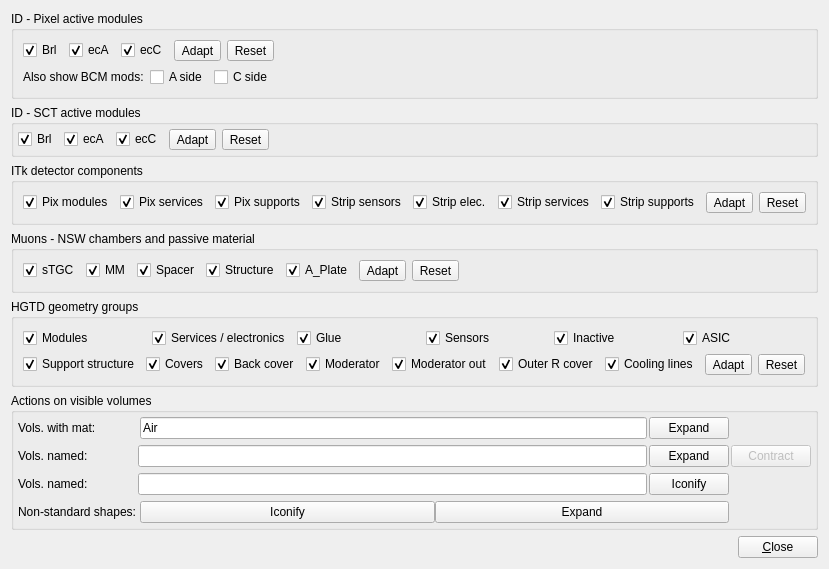
<?xml version="1.0" encoding="UTF-8"?>
<ui version="4.0">
 <class>GeoSysSettingsMiscForm</class>
 <widget class="QWidget" name="GeoSysSettingsMiscForm">
  <property name="geometry">
   <rect>
    <x>0</x>
    <y>0</y>
    <width>546</width>
    <height>456</height>
   </rect>
  </property>
  <property name="windowTitle">
   <string>Form</string>
  </property>
  <layout class="QVBoxLayout" name="verticalLayout_2">
   <item>
    <widget class="QGroupBox" name="groupBox_pixelactivemodules">
     <property name="title">
      <string>ID - Pixel active modules</string>
     </property>
     <layout class="QHBoxLayout" name="horizontalLayout_3">
      <item>
       <layout class="QVBoxLayout" name="verticalLayout">
        <item>
         <layout class="QHBoxLayout" name="_2">
          <item>
           <widget class="QCheckBox" name="checkBox_pixelmod_barrel">
            <property name="text">
             <string>Brl</string>
            </property>
            <property name="checked">
             <bool>true</bool>
            </property>
           </widget>
          </item>
          <item>
           <widget class="QCheckBox" name="checkBox_pixelmod_endcapA">
            <property name="text">
             <string>ecA</string>
            </property>
            <property name="checked">
             <bool>true</bool>
            </property>
           </widget>
          </item>
          <item>
           <widget class="QCheckBox" name="checkBox_pixelmod_endcapC">
            <property name="text">
             <string>ecC</string>
            </property>
            <property name="checked">
             <bool>true</bool>
            </property>
           </widget>
          </item>
          <item>
           <widget class="QToolButton" name="toolButton_pixelmod_adapt">
            <property name="text">
             <string>Adapt</string>
            </property>
           </widget>
          </item>
          <item>
           <widget class="QToolButton" name="toolButton_pixelmod_reset">
            <property name="text">
             <string>Reset</string>
            </property>
           </widget>
          </item>
          <item>
           <spacer name="horizontalSpacer">
            <property name="orientation">
             <enum>Qt::Horizontal</enum>
            </property>
            <property name="sizeHint" stdset="0">
             <size>
              <width>40</width>
              <height>20</height>
             </size>
            </property>
           </spacer>
          </item>
         </layout>
        </item>
        <item>
         <layout class="QHBoxLayout" name="horizontalLayout_2">
          <item>
           <widget class="QLabel" name="label_bcmmods">
            <property name="text">
             <string>Also show BCM mods:</string>
            </property>
           </widget>
          </item>
          <item>
           <widget class="QCheckBox" name="checkBox_bcmMod_Aside">
            <property name="text">
             <string>A side</string>
            </property>
           </widget>
          </item>
          <item>
           <widget class="QCheckBox" name="checkBox_bcmMod_Cside">
            <property name="text">
             <string>C side</string>
            </property>
           </widget>
          </item>
          <item>
           <spacer name="horizontalSpacer_2">
            <property name="orientation">
             <enum>Qt::Horizontal</enum>
            </property>
            <property name="sizeHint" stdset="0">
             <size>
              <width>40</width>
              <height>1</height>
             </size>
            </property>
           </spacer>
          </item>
         </layout>
        </item>
       </layout>
      </item>
      <item>
       <spacer>
        <property name="orientation">
         <enum>Qt::Horizontal</enum>
        </property>
        <property name="sizeHint" stdset="0">
         <size>
          <width>1</width>
          <height>20</height>
         </size>
        </property>
       </spacer>
      </item>
     </layout>
    </widget>
   </item>
   <item>
    <widget class="QGroupBox" name="groupBox_sctactivemodules">
     <property name="title">
      <string>ID - SCT active modules</string>
     </property>
     <layout class="QHBoxLayout" name="_3">
      <property name="leftMargin">
       <number>4</number>
      </property>
      <property name="topMargin">
       <number>4</number>
      </property>
      <property name="rightMargin">
       <number>4</number>
      </property>
      <property name="bottomMargin">
       <number>4</number>
      </property>
      <item>
       <layout class="QHBoxLayout" name="_4">
        <item>
         <widget class="QCheckBox" name="checkBox_sctmod_barrel">
          <property name="text">
           <string>Brl</string>
          </property>
          <property name="checked">
           <bool>true</bool>
          </property>
         </widget>
        </item>
        <item>
         <widget class="QCheckBox" name="checkBox_sctmod_endcapA">
          <property name="text">
           <string>ecA</string>
          </property>
          <property name="checked">
           <bool>true</bool>
          </property>
         </widget>
        </item>
        <item>
         <widget class="QCheckBox" name="checkBox_sctmod_endcapC">
          <property name="text">
           <string>ecC</string>
          </property>
          <property name="checked">
           <bool>true</bool>
          </property>
         </widget>
        </item>
        <item>
         <widget class="QToolButton" name="toolButton_sctmod_adapt">
          <property name="text">
           <string>Adapt</string>
          </property>
         </widget>
        </item>
        <item>
         <widget class="QToolButton" name="toolButton_sctmod_reset">
          <property name="text">
           <string>Reset</string>
          </property>
         </widget>
        </item>
       </layout>
      </item>
      <item>
       <spacer>
        <property name="orientation">
         <enum>Qt::Horizontal</enum>
        </property>
        <property name="sizeHint" stdset="0">
         <size>
          <width>1</width>
          <height>20</height>
         </size>
        </property>
       </spacer>
      </item>
     </layout>
   </widget>
  </item>
  <item>
   <widget class="QGroupBox" name="groupBox_show_ITk_components">
    <property name="title">
     <string>ITk detector components</string>
    </property>
    <layout class="QHBoxLayout" name="horizontalLayout_7">
     <item>
      <layout class="QHBoxLayout" name="horizontalLayout_6">
       <item>
        <widget class="QCheckBox" name="checkBox_ITk_Pixel_Modules">
         <property name="toolTip">
          <string>Show ITk Pixel sensors, chips, and module-level material</string>
         </property>
         <property name="text">
          <string>Pix modules</string>
         </property>
         <property name="checked">
          <bool>true</bool>
         </property>
        </widget>
       </item>
       <item>
        <widget class="QCheckBox" name="checkBox_ITk_Pixel_Services">
         <property name="toolTip">
          <string>Show ITk Pixel services and cooling</string>
         </property>
         <property name="text">
          <string>Pix services</string>
         </property>
         <property name="checked">
          <bool>true</bool>
         </property>
        </widget>
       </item>
       <item>
        <widget class="QCheckBox" name="checkBox_ITk_Pixel_Supports">
         <property name="toolTip">
          <string>Show ITk Pixel support structures</string>
         </property>
         <property name="text">
          <string>Pix supports</string>
         </property>
         <property name="checked">
          <bool>true</bool>
         </property>
        </widget>
       </item>
       <item>
        <widget class="QCheckBox" name="checkBox_ITk_Strip_Sensors">
         <property name="toolTip">
          <string>Show ITk Strip sensors</string>
         </property>
         <property name="text">
          <string>Strip sensors</string>
         </property>
         <property name="checked">
          <bool>true</bool>
         </property>
        </widget>
       </item>
       <item>
        <widget class="QCheckBox" name="checkBox_ITk_Strip_Electronics">
         <property name="toolTip">
          <string>Show ITk Strip hybrids, DCDC components, and bus material</string>
         </property>
         <property name="text">
          <string>Strip elec.</string>
         </property>
         <property name="checked">
          <bool>true</bool>
         </property>
        </widget>
       </item>
       <item>
        <widget class="QCheckBox" name="checkBox_ITk_Strip_Services">
         <property name="toolTip">
          <string>Show ITk Strip services</string>
         </property>
         <property name="text">
          <string>Strip services</string>
         </property>
         <property name="checked">
          <bool>true</bool>
         </property>
        </widget>
       </item>
       <item>
        <widget class="QCheckBox" name="checkBox_ITk_Strip_Supports">
         <property name="toolTip">
          <string>Show ITk Strip support structures</string>
         </property>
         <property name="text">
          <string>Strip supports</string>
         </property>
         <property name="checked">
          <bool>true</bool>
         </property>
        </widget>
       </item>
       <item>
        <widget class="QToolButton" name="toolButton_itkcomponents_adapt">
         <property name="text">
          <string>Adapt</string>
         </property>
        </widget>
       </item>
       <item>
        <widget class="QToolButton" name="toolButton_itkcomponents_reset">
         <property name="text">
          <string>Reset</string>
         </property>
        </widget>
       </item>
       <item>
        <spacer name="horizontalSpacer_4">
         <property name="orientation">
          <enum>Qt::Horizontal</enum>
         </property>
         <property name="sizeHint" stdset="0">
          <size>
           <width>40</width>
           <height>20</height>
          </size>
         </property>
        </spacer>
       </item>
      </layout>
     </item>
    </layout>
   </widget>
  </item>
  <item>
   <widget class="QGroupBox" name="groupBox_show_NSW_chambers">
     <property name="title">
      <string>Muons - NSW chambers and passive material</string>
     </property>
     <layout class="QHBoxLayout" name="horizontalLayout_5">
      <item>
       <layout class="QHBoxLayout" name="horizontalLayout_4">
        <item>
         <widget class="QCheckBox" name="checkBox_NSW_sTGC">
          <property name="toolTip">
           <string>Show the NSW sTGC chambers</string>
          </property>
          <property name="text">
           <string>sTGC</string>
          </property>
          <property name="checked">
           <bool>true</bool>
          </property>
         </widget>
        </item>
        <item>
         <widget class="QCheckBox" name="checkBox_NSW_MM">
          <property name="toolTip">
           <string>Show the NSW MicroMegas chambers</string>
          </property>
          <property name="text">
           <string>MM</string>
          </property>
          <property name="checked">
           <bool>true</bool>
          </property>
         </widget>
        </item>
        <item>
         <widget class="QCheckBox" name="checkBox_NSW_Passive_Spacer">
          <property name="text">
           <string>Spacer</string>
          </property>
          <property name="checked">
           <bool>true</bool>
          </property>
         </widget>
        </item>
        <item>
         <widget class="QCheckBox" name="checkBox_NSW_Passive_Structure">
          <property name="text">
           <string>Structure</string>
          </property>
          <property name="checked">
           <bool>true</bool>
          </property>
         </widget>
        </item>
        <item>
         <widget class="QCheckBox" name="checkBox_NSW_Passive_APlate">
          <property name="text">
           <string>A_Plate</string>
          </property>
          <property name="checked">
           <bool>true</bool>
          </property>
         </widget>
        </item>
        <item>
         <widget class="QToolButton" name="toolButton_nswchambers_adapt">
          <property name="text">
           <string>Adapt</string>
          </property>
         </widget>
        </item>
        <item>
         <widget class="QToolButton" name="toolButton_nswchambers_reset">
          <property name="text">
           <string>Reset</string>
          </property>
         </widget>
        </item>
        <item>
         <spacer name="horizontalSpacer_3">
          <property name="orientation">
           <enum>Qt::Horizontal</enum>
          </property>
          <property name="sizeHint" stdset="0">
           <size>
            <width>40</width>
            <height>20</height>
           </size>
          </property>
         </spacer>
        </item>
       </layout>
      </item>
     </layout>
    </widget>
   </item>
   <item>
    <widget class="QGroupBox" name="groupBox_show_HGTD">
     <property name="title">
      <string>HGTD geometry groups</string>
     </property>
     <layout class="QHBoxLayout" name="horizontalLayout_7a">
      <item>
       <layout class="QVBoxLayout" name="verticalLayout_HGTD">
        <item>
         <layout class="QHBoxLayout" name="horizontalLayout_6a">
        <item>
         <widget class="QCheckBox" name="checkBox_HGTD_Flex">
          <property name="toolTip">
           <string>Show HGTD module components: sensors, inactive LGAD, ASIC, hybrid, flex and glue volumes</string>
          </property>
          <property name="text">
           <string>Modules</string>
          </property>
          <property name="checked">
           <bool>true</bool>
          </property>
         </widget>
        </item>
        <item>
         <widget class="QCheckBox" name="checkBox_HGTD_Hybrid">
          <property name="toolTip">
           <string>Show HGTD services and electronics volumes</string>
          </property>
          <property name="text">
           <string>Services / electronics</string>
          </property>
          <property name="checked">
           <bool>true</bool>
          </property>
         </widget>
        </item>
        <item>
         <widget class="QCheckBox" name="checkBox_HGTD_Glue">
          <property name="visible">
           <bool>false</bool>
          </property>
          <property name="toolTip">
           <string>Show HGTD glue volumes</string>
          </property>
          <property name="text">
           <string>Glue</string>
          </property>
          <property name="checked">
           <bool>true</bool>
          </property>
         </widget>
        </item>
        <item>
         <widget class="QCheckBox" name="checkBox_HGTD_Sensors">
          <property name="visible">
           <bool>false</bool>
          </property>
          <property name="toolTip">
           <string>Show HGTD silicon sensor volumes</string>
          </property>
          <property name="text">
           <string>Sensors</string>
          </property>
          <property name="checked">
           <bool>true</bool>
          </property>
         </widget>
        </item>
        <item>
         <widget class="QCheckBox" name="checkBox_HGTD_Inactive">
          <property name="visible">
           <bool>false</bool>
          </property>
          <property name="toolTip">
           <string>Show HGTD inactive LGAD volumes</string>
          </property>
          <property name="text">
           <string>Inactive</string>
          </property>
          <property name="checked">
           <bool>true</bool>
          </property>
         </widget>
        </item>
        <item>
         <widget class="QCheckBox" name="checkBox_HGTD_ASIC">
          <property name="visible">
           <bool>false</bool>
          </property>
          <property name="toolTip">
           <string>Show HGTD ASIC volumes</string>
          </property>
          <property name="text">
           <string>ASIC</string>
          </property>
          <property name="checked">
           <bool>true</bool>
          </property>
         </widget>
        </item>
         </layout>
        </item>
        <item>
         <layout class="QHBoxLayout" name="horizontalLayout_HGTD_2">
        <item>
         <widget class="QCheckBox" name="checkBox_HGTD_SupportPlate">
          <property name="toolTip">
           <string>Show HGTD support structure volumes</string>
          </property>
          <property name="text">
           <string>Support structure</string>
          </property>
          <property name="checked">
           <bool>true</bool>
          </property>
         </widget>
        </item>
        <item>
         <widget class="QCheckBox" name="checkBox_HGTD_FrontCover">
          <property name="toolTip">
           <string>Show HGTD cover volumes</string>
          </property>
          <property name="text">
           <string>Covers</string>
          </property>
          <property name="checked">
           <bool>true</bool>
          </property>
         </widget>
        </item>
        <item>
         <widget class="QCheckBox" name="checkBox_HGTD_BackCover">
          <property name="visible">
           <bool>false</bool>
          </property>
          <property name="toolTip">
           <string>Show HGTD back cover volumes</string>
          </property>
          <property name="text">
           <string>Back cover</string>
          </property>
          <property name="checked">
           <bool>true</bool>
          </property>
         </widget>
        </item>
        <item>
         <widget class="QCheckBox" name="checkBox_HGTD_ModeratorIn">
          <property name="toolTip">
           <string>Show HGTD moderator volumes</string>
          </property>
          <property name="text">
           <string>Moderator</string>
          </property>
          <property name="checked">
           <bool>true</bool>
          </property>
         </widget>
        </item>
        <item>
         <widget class="QCheckBox" name="checkBox_HGTD_ModeratorOut">
          <property name="visible">
           <bool>false</bool>
          </property>
          <property name="toolTip">
           <string>Show HGTD outer moderator volumes</string>
          </property>
          <property name="text">
           <string>Moderator out</string>
          </property>
          <property name="checked">
           <bool>true</bool>
          </property>
         </widget>
        </item>
        <item>
         <widget class="QCheckBox" name="checkBox_HGTD_OuterRCover">
          <property name="visible">
           <bool>false</bool>
          </property>
          <property name="toolTip">
           <string>Show HGTD outer-radius cover volumes</string>
          </property>
          <property name="text">
           <string>Outer R cover</string>
          </property>
          <property name="checked">
           <bool>true</bool>
          </property>
         </widget>
        </item>
        <item>
         <widget class="QCheckBox" name="checkBox_HGTD_CoolingLines">
          <property name="toolTip">
           <string>Show HGTD peripheral cooling lines</string>
          </property>
          <property name="text">
           <string>Cooling lines</string>
          </property>
          <property name="checked">
           <bool>true</bool>
          </property>
         </widget>
        </item>
        <item>
         <widget class="QToolButton" name="toolButton_hgtd_adapt">
          <property name="text">
           <string>Adapt</string>
          </property>
         </widget>
        </item>
        <item>
         <widget class="QToolButton" name="toolButton_hgtd_reset">
          <property name="text">
           <string>Reset</string>
          </property>
         </widget>
        </item>
        <item>
         <spacer name="horizontalSpacer_4a">
          <property name="orientation">
           <enum>Qt::Horizontal</enum>
          </property>
          <property name="sizeHint" stdset="0">
           <size>
            <width>40</width>
            <height>20</height>
           </size>
          </property>
         </spacer>
        </item>
         </layout>
        </item>
       </layout>
      </item>
     </layout>
    </widget>
   </item>
   <item>
    <widget class="QGroupBox" name="groupBox">
     <property name="title">
      <string>Actions on visible volumes</string>
     </property>
     <layout class="QGridLayout" name="_5">
      <property name="leftMargin">
       <number>4</number>
      </property>
      <property name="topMargin">
       <number>4</number>
      </property>
      <property name="rightMargin">
       <number>4</number>
      </property>
      <property name="bottomMargin">
       <number>4</number>
      </property>
      <property name="horizontalSpacing">
       <number>2</number>
      </property>
      <item row="3" column="0">
       <widget class="QLabel" name="label">
        <property name="toolTip">
         <string>Actions on all shapes with 3D representations that are not standard VRML. Useful if you intend to dump the scene to a portable file.</string>
        </property>
        <property name="text">
         <string>Non-standard shapes:</string>
        </property>
       </widget>
      </item>
      <item row="0" column="2">
       <widget class="QLineEdit" name="lineEdit_expand_vols_matname">
        <property name="minimumSize">
         <size>
          <width>50</width>
          <height>0</height>
         </size>
        </property>
        <property name="toolTip">
         <string>&lt;html&gt;&lt;head&gt;&lt;meta name=&quot;qrichtext&quot; content=&quot;1&quot; /&gt;&lt;style type=&quot;text/css&quot;&gt;
p, li { white-space: pre-wrap; }
&lt;/style&gt;&lt;/head&gt;&lt;body style=&quot; font-family:'Sans Serif'; font-size:9pt; font-weight:400; font-style:normal;&quot;&gt;
&lt;p style=&quot; margin-top:0px; margin-bottom:0px; margin-left:0px; margin-right:0px; -qt-block-indent:0; text-indent:0px;&quot;&gt;Matching is case-sensitive and wildcards are allowed.&lt;/p&gt;&lt;/body&gt;&lt;/html&gt;</string>
        </property>
        <property name="text">
         <string>Air</string>
        </property>
       </widget>
      </item>
      <item row="1" column="0">
       <widget class="QLabel" name="label_8">
        <property name="text">
         <string>Vols. named:</string>
        </property>
       </widget>
      </item>
      <item row="2" column="1" colspan="2">
       <widget class="QLineEdit" name="lineEdit_iconify_vols_volname"/>
      </item>
      <item row="0" column="3">
       <widget class="QPushButton" name="pushButton_expand_vols_matname">
        <property name="text">
         <string>Expand</string>
        </property>
       </widget>
      </item>
      <item row="1" column="1" colspan="2">
       <widget class="QLineEdit" name="lineEdit_expand_vols_volname">
        <property name="toolTip">
         <string>&lt;html&gt;&lt;head&gt;&lt;meta name=&quot;qrichtext&quot; content=&quot;1&quot; /&gt;&lt;style type=&quot;text/css&quot;&gt;
p, li { white-space: pre-wrap; }
&lt;/style&gt;&lt;/head&gt;&lt;body style=&quot; font-family:'Sans Serif'; font-size:9pt; font-weight:400; font-style:normal;&quot;&gt;
&lt;p style=&quot; margin-top:0px; margin-bottom:0px; margin-left:0px; margin-right:0px; -qt-block-indent:0; text-indent:0px;&quot;&gt;Matching is case-insensitive and wildcards are allowed.&lt;/p&gt;&lt;/body&gt;&lt;/html&gt;</string>
        </property>
        <property name="text">
         <string/>
        </property>
       </widget>
      </item>
      <item row="0" column="0" colspan="2">
       <widget class="QLabel" name="label_7">
        <property name="text">
         <string>Vols. with mat:</string>
        </property>
       </widget>
      </item>
      <item row="3" column="2" colspan="2">
       <layout class="QHBoxLayout" name="horizontalLayout">
        <item>
         <widget class="QPushButton" name="pushButton_nonStandardShapes_Iconify">
          <property name="toolTip">
           <string>Actions on all shapes with 3D representations that are not standard VRML. Useful if you intend to dump the scene to a portable file.</string>
          </property>
          <property name="text">
           <string>Iconify</string>
          </property>
         </widget>
        </item>
        <item>
         <widget class="QPushButton" name="pushButton_nonStandardShapes_Expand">
          <property name="toolTip">
           <string>Actions on all shapes with 3D representations that are not standard VRML. Useful if you intend to dump the scene to a portable file.</string>
          </property>
          <property name="text">
           <string>Expand</string>
          </property>
         </widget>
        </item>
       </layout>
      </item>
      <item row="2" column="0">
       <widget class="QLabel" name="label_iconify">
        <property name="text">
         <string>Vols. named:</string>
        </property>
       </widget>
      </item>
      <item row="1" column="3">
       <widget class="QPushButton" name="pushButton_expand_vols_volname">
        <property name="text">
         <string>Expand</string>
        </property>
       </widget>
      </item>
      <item row="1" column="4">
       <widget class="QPushButton" name="pushButton_contract_vols_volname">
        <property name="enabled">
         <bool>false</bool>
        </property>
        <property name="text">
         <string>Contract</string>
        </property>
       </widget>
      </item>
      <item row="2" column="3">
       <widget class="QPushButton" name="pushButton_iconify_vols_volname">
        <property name="text">
         <string>Iconify</string>
        </property>
       </widget>
      </item>
     </layout>
    </widget>
   </item>
   <item>
    <layout class="QHBoxLayout" name="_10">
     <item>
      <spacer>
       <property name="orientation">
        <enum>Qt::Horizontal</enum>
       </property>
       <property name="sizeHint" stdset="0">
        <size>
         <width>40</width>
         <height>20</height>
        </size>
       </property>
      </spacer>
     </item>
     <item>
      <widget class="QPushButton" name="pushButton_close">
       <property name="text">
        <string>&amp;Close</string>
       </property>
      </widget>
     </item>
    </layout>
   </item>
  </layout>
 </widget>
 <resources/>
 <connections/>
</ui>
